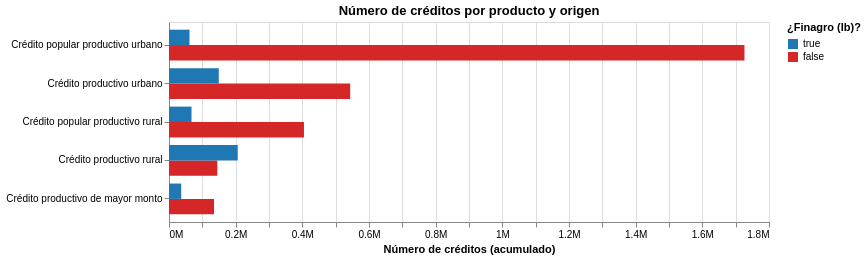

The notebook cell this image was saved under:
### Code cell
creditos_chart = (
    alt.Chart(desc)
    .mark_bar()
    .encode(
        y=alt.Y("producto_de_credito_red:N", title=None, sort="-x"),
        x=alt.X("creditos_total:Q", title="Número de créditos (acumulado)", axis=alt.Axis(format="~s")),
        color=alt.Color("is_finagro_lb:N", title="¿Finagro (lb)?", scale=finagro_color),
        yOffset="is_finagro_lb:N",
        tooltip=[
            "producto_de_credito_red:N", "is_finagro_lb:N",
            alt.Tooltip("creditos_total:Q", format=",.0f"),
            alt.Tooltip("share_creditos:Q", format=".1%"),
        ],
    )
    .properties(width=600, height=200, title="Número de créditos por producto y origen")
)
creditos_chart

### Figure 1 — Vega-Lite specification as saved in the notebook (floating-point values rounded to 4 significant figures)
{"config": {"view": {"continuousWidth": 300, "continuousHeight": 300}}, "data": {"name": "data-47b3a8f7023d494ec1dfce8940cd605e"}, "mark": {"type": "bar"}, "encoding": {"color": {"field": "is_finagro_lb", "scale": {"domain": [true, false], "range": ["#1f77b4", "#d62728"]}, "title": "¿Finagro (lb)?", "type": "nominal"}, "tooltip": [{"field": "producto_de_credito_red", "type": "nominal"}, {"field": "is_finagro_lb", "type": "nominal"}, {"field": "creditos_total", "format": ",.0f", "type": "quantitative"}, {"field": "share_creditos", "format": ".1%", "type": "quantitative"}], "x": {"axis": {"format": "~s"}, "field": "creditos_total", "title": "Número de créditos (acumulado)", "type": "quantitative"}, "y": {"field": "producto_de_credito_red", "sort": "-x", "title": null, "type": "nominal"}, "yOffset": {"field": "is_finagro_lb", "type": "nominal"}}, "height": 200, "title": "Número de créditos por producto y origen", "width": 600, "$schema": "https://vega.github.io/schema/vega-lite/v5.20.1.json", "datasets": {"data-47b3a8f7023d494ec1dfce8940cd605e": [{"producto_de_credito_red": "Crédito popular productivo rural", "is_finagro_lb": false, "monto_total": 1421000000000.0, "creditos_total": 404940, "n_obs": 397053, "share_monto": 0.8076, "share_creditos": 0.857}, {"producto_de_credito_red": "Crédito popular productivo rural", "is_finagro_lb": true, "monto_total": 338400000000.0, "creditos_total": 67552, "n_obs": 64939, "share_monto": 0.1924, "share_creditos": 0.143}, {"producto_de_credito_red": "Crédito popular productivo urbano", "is_finagro_lb": false, "monto_total": 5819000000000.0, "creditos_total": 1726411, "n_obs": 1667823, "share_monto": 0.95, "share_creditos": 0.9656}, {"producto_de_credito_red": "Crédito popular productivo urbano", "is_finagro_lb": true, "monto_total": 306200000000.0, "creditos_total": 61487, "n_obs": 58992, "share_monto": 0.04999, "share_creditos": 0.03439}, {"producto_de_credito_red": "Crédito productivo de mayor monto", "is_finagro_lb": false, "monto_total": 7355000000000.0, "creditos_total": 135099, "n_obs": 132878, "share_monto": 0.8174, "share_creditos": 0.7866}, {"producto_de_credito_red": "Crédito productivo de mayor monto", "is_finagro_lb": true, "monto_total": 1643000000000.0, "creditos_total": 36662, "n_obs": 35308, "share_monto": 0.1826, "share_creditos": 0.2134}, {"producto_de_credito_red": "Crédito productivo rural", "is_finagro_lb": false, "monto_total": 2027000000000.0, "creditos_total": 145050, "n_obs": 142393, "share_monto": 0.3643, "share_creditos": 0.413}, {"producto_de_credito_red": "Crédito productivo rural", "is_finagro_lb": true, "monto_total": 3538000000000.0, "creditos_total": 206191, "n_obs": 181478, "share_monto": 0.6357, "share_creditos": 0.587}, {"producto_de_credito_red": "Crédito productivo urbano", "is_finagro_lb": false, "monto_total": 8047000000000.0, "creditos_total": 543610, "n_obs": 525756, "share_monto": 0.7628, "share_creditos": 0.7845}, {"producto_de_credito_red": "Crédito productivo urbano", "is_finagro_lb": true, "monto_total": 2502000000000.0, "creditos_total": 149334, "n_obs": 132427, "share_monto": 0.2372, "share_creditos": 0.2155}]}}
